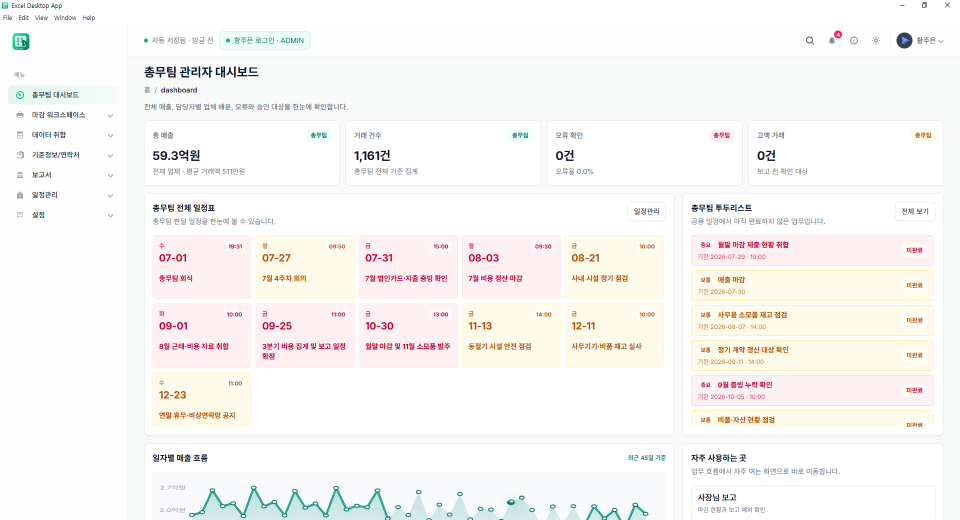
#> input picture docs/images/dashboard.PNG, 1920 x 1040 px (shown at 1/2 size)
$ python generate-screen-tour.py
#> lines starting #> are read from the running program, lines starting #| are printed output that depends on the picture
"""Create the animated README preview from the screenshots in docs/images."""

from pathlib import Path

from PIL import Image


ROOT = Path(__file__).resolve().parents[1]
IMAGE_DIR = ROOT / "docs" / "images"
OUTPUT = IMAGE_DIR / "screen-tour.gif"
IMAGE_NAMES = (
    "dashboard.PNG",
    "upload-validation.PNG",
    "closing-workspace.PNG",
    "storage-backup.PNG",
    "aws-files.PNG",
)
WIDTH = 1280


def main() -> None:
    frames = []
    for name in IMAGE_NAMES:
        with Image.open(IMAGE_DIR / name) as image:
#> image is the input picture: PIL image 1920x1040 RGBA; mean R, G, B, A 249.1, 247.2, 245.3, 255
            height = round(image.height * WIDTH / image.width)
#> height = 693
            resized = image.convert("RGB").resize((WIDTH, height), Image.Resampling.LANCZOS)
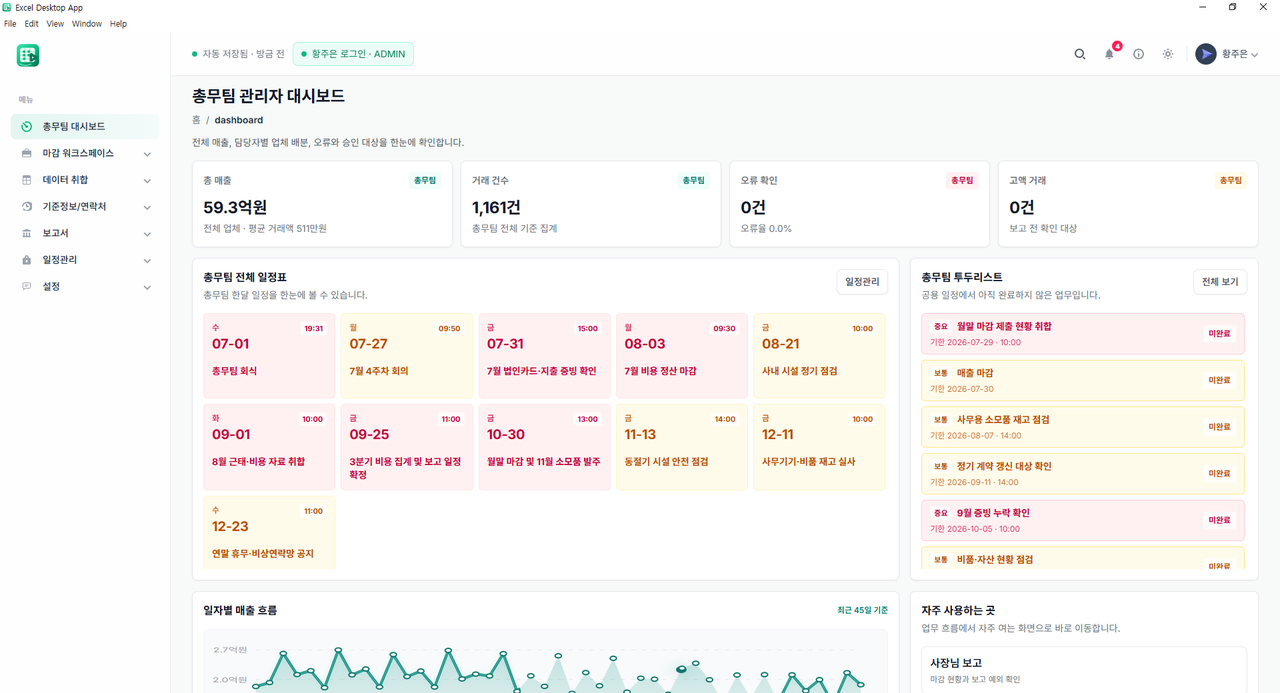
#> resized: PIL image 1280x693 RGB; mean R, G, B 248.9, 247, 245.2
            frames.append(resized.quantize(colors=128, method=Image.Quantize.MEDIANCUT))
#> pass 2 of the loop in main, `for name in IMAGE_NAMES:`:
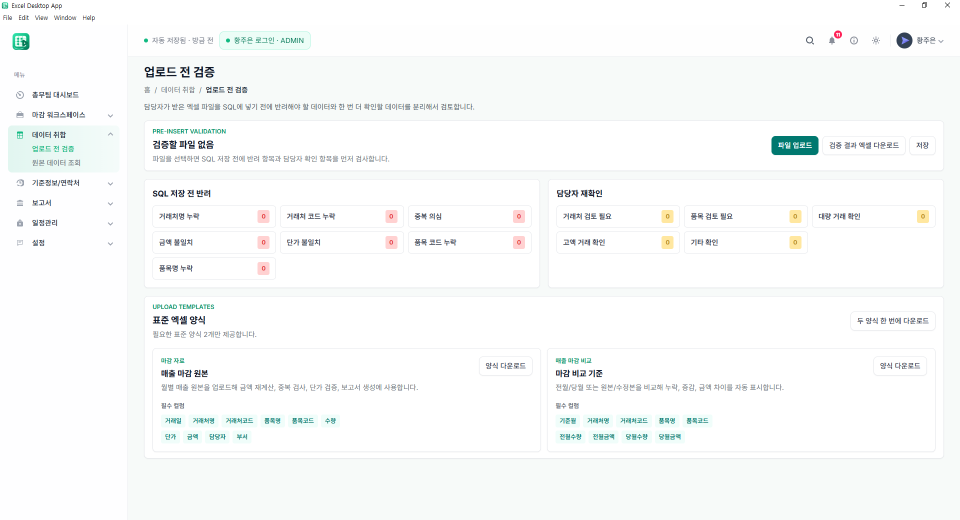
#> input picture docs/images/upload-validation.PNG, 1920 x 1040 px (shown at 1/2 size)
#> in main, image is the input picture: PIL image 1920x1040 RGBA; mean R, G, B, A 248.5, 250.1, 249.9, 255
#> in main, `resized = image.convert("RGB").resize((WIDTH, height), Image.Resamplin..`:
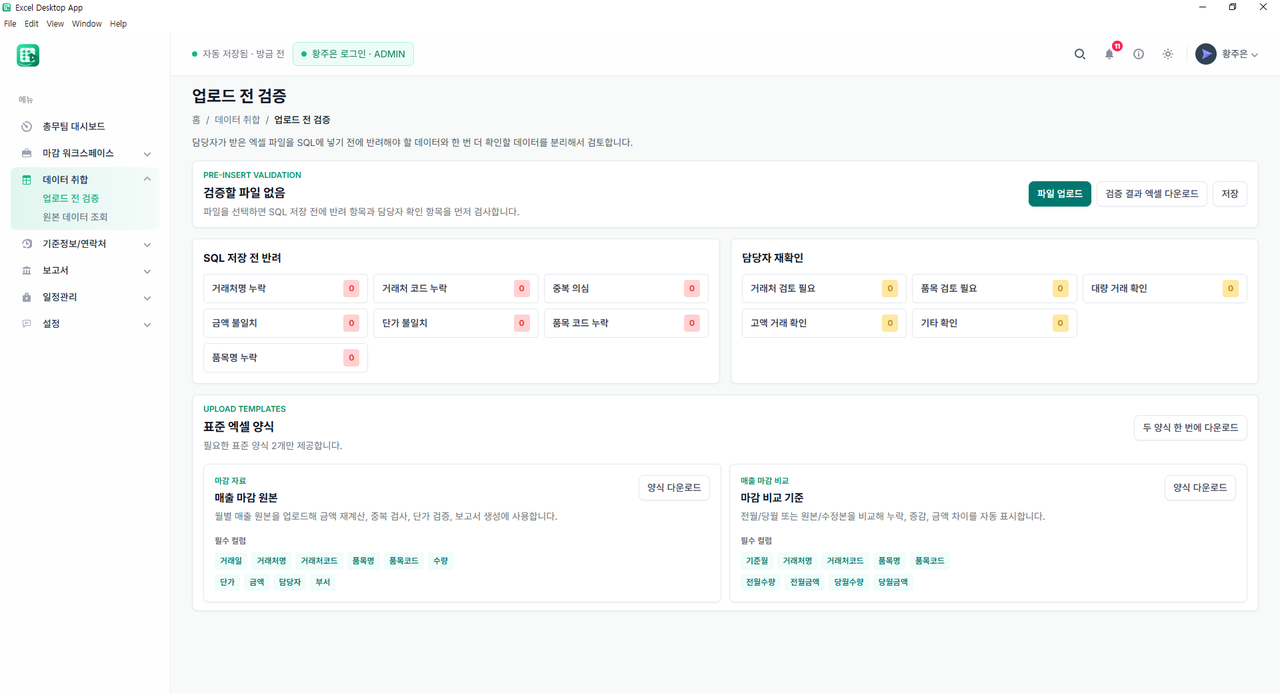
#> resized: PIL image 1280x693 RGB; mean R, G, B 248.3, 250, 249.7
#> pass 3 of the loop in main, `for name in IMAGE_NAMES:`:
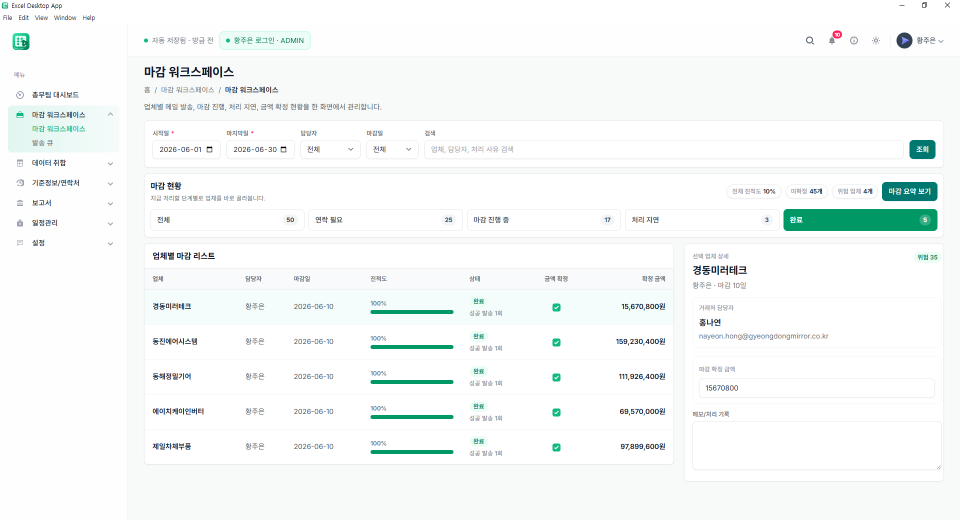
#> input picture docs/images/closing-workspace.PNG, 1920 x 1040 px (shown at 1/2 size)
#> in main, image is the input picture: PIL image 1920x1040 RGBA; mean R, G, B, A 245.5, 249, 248.4, 255
#> in main, `resized = image.convert("RGB").resize((WIDTH, height), Image.Resamplin..`:
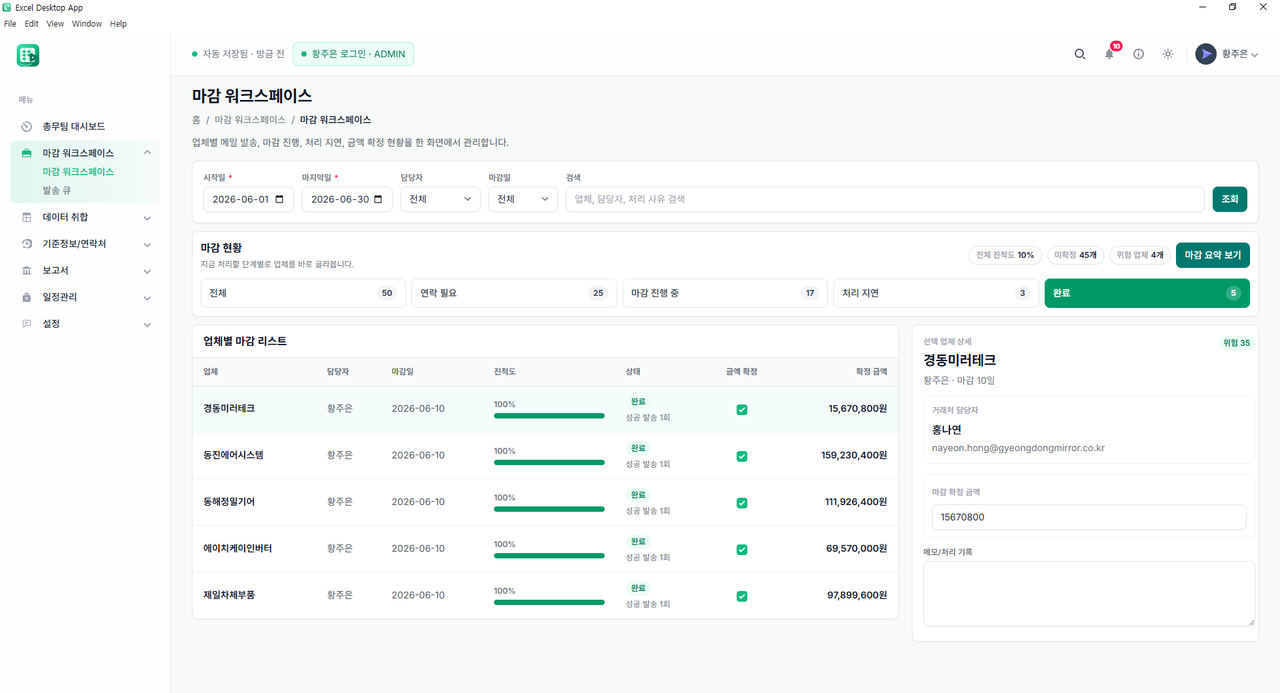
#> resized: PIL image 1280x693 RGB; mean R, G, B 245.4, 248.9, 248.2
#> the loop made 5 passes; the first 3 are shown

    frames[0].save(
        OUTPUT,
        save_all=True,
        append_images=frames[1:],
        duration=5000,
        loop=0,
        disposal=2,
        optimize=True,
    )
    print(f"Created {OUTPUT.relative_to(ROOT)} ({OUTPUT.stat().st_size:,} bytes)")


if __name__ == "__main__":
    main()
